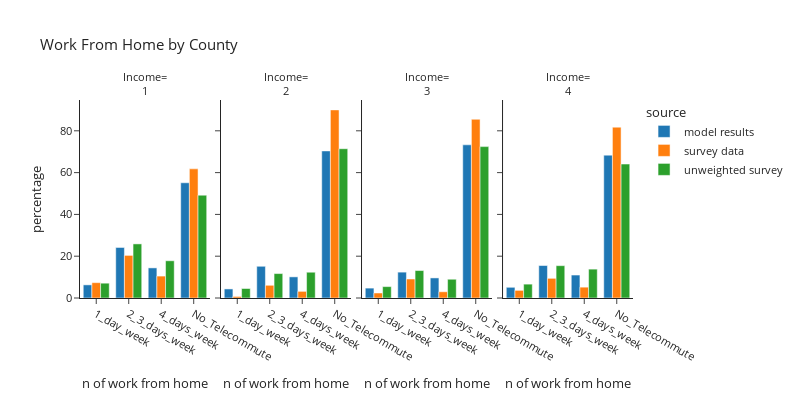

The code cell stored with this chart in its notebook:
### Code cell
plot_segments(per_data,'county_id','County', 'Income')

### Figure 1 — Plotly figure (JSON) as saved in the notebook; plotly's stock layout.template omitted (floating-point values rounded to 4 significant figures)
{"data": [{"alignmentgroup": "True", "hovertemplate": "source=model results<br>county_id=1<br>telecommute_frequency=%{x}<br>percentage=%{y}<extra></extra>", "legendgroup": "model results", "marker": {"color": "#1F77B4", "pattern": {"shape": ""}}, "name": "model results", "offsetgroup": "model results", "orientation": "v", "showlegend": true, "textposition": "auto", "type": "bar", "x": ["1_day_week", "2_3_days_week", "4_days_week", "No_Telecommute"], "xaxis": "x", "y": [6.282, 24.18, 14.41, 55.13], "yaxis": "y"}, {"alignmentgroup": "True", "hovertemplate": "source=model results<br>county_id=2<br>telecommute_frequency=%{x}<br>percentage=%{y}<extra></extra>", "legendgroup": "model results", "marker": {"color": "#1F77B4", "pattern": {"shape": ""}}, "name": "model results", "offsetgroup": "model results", "orientation": "v", "showlegend": false, "textposition": "auto", "type": "bar", "x": ["1_day_week", "2_3_days_week", "4_days_week", "No_Telecommute"], "xaxis": "x2", "y": [4.335, 15.18, 10.11, 70.37], "yaxis": "y2"}, {"alignmentgroup": "True", "hovertemplate": "source=model results<br>county_id=3<br>telecommute_frequency=%{x}<br>percentage=%{y}<extra></extra>", "legendgroup": "model results", "marker": {"color": "#1F77B4", "pattern": {"shape": ""}}, "name": "model results", "offsetgroup": "model results", "orientation": "v", "showlegend": false, "textposition": "auto", "type": "bar", "x": ["1_day_week", "2_3_days_week", "4_days_week", "No_Telecommute"], "xaxis": "x3", "y": [4.734, 12.37, 9.608, 73.29], "yaxis": "y3"}, {"alignmentgroup": "True", "hovertemplate": "source=model results<br>county_id=4<br>telecommute_frequency=%{x}<br>percentage=%{y}<extra></extra>", "legendgroup": "model results", "marker": {"color": "#1F77B4", "pattern": {"shape": ""}}, "name": "model results", "offsetgroup": "model results", "orientation": "v", "showlegend": false, "textposition": "auto", "type": "bar", "x": ["1_day_week", "2_3_days_week", "4_days_week", "No_Telecommute"], "xaxis": "x4", "y": [5.119, 15.54, 10.99, 68.36], "yaxis": "y4"}, {"alignmentgroup": "True", "hovertemplate": "source=survey data<br>county_id=1<br>telecommute_frequency=%{x}<br>percentage=%{y}<extra></extra>", "legendgroup": "survey data", "marker": {"color": "#FF7F0E", "pattern": {"shape": ""}}, "name": "survey data", "offsetgroup": "survey data", "orientation": "v", "showlegend": true, "textposition": "auto", "type": "bar", "x": ["1_day_week", "2_3_days_week", "4_days_week", "No_Telecommute"], "xaxis": "x", "y": [7.338, 20.38, 10.49, 61.79], "yaxis": "y"}, {"alignmentgroup": "True", "hovertemplate": "source=survey data<br>county_id=2<br>telecommute_frequency=%{x}<br>percentage=%{y}<extra></extra>", "legendgroup": "survey data", "marker": {"color": "#FF7F0E", "pattern": {"shape": ""}}, "name": "survey data", "offsetgroup": "survey data", "orientation": "v", "showlegend": false, "textposition": "auto", "type": "bar", "x": ["1_day_week", "2_3_days_week", "4_days_week", "No_Telecommute"], "xaxis": "x2", "y": [0.7348, 6.08, 3.179, 90.01], "yaxis": "y2"}, {"alignmentgroup": "True", "hovertemplate": "source=survey data<br>county_id=3<br>telecommute_frequency=%{x}<br>percentage=%{y}<extra></extra>", "legendgroup": "survey data", "marker": {"color": "#FF7F0E", "pattern": {"shape": ""}}, "name": "survey data", "offsetgroup": "survey data", "orientation": "v", "showlegend": false, "textposition": "auto", "type": "bar", "x": ["1_day_week", "2_3_days_week", "4_days_week", "No_Telecommute"], "xaxis": "x3", "y": [2.397, 9.098, 2.984, 85.52], "yaxis": "y3"}, {"alignmentgroup": "True", "hovertemplate": "source=survey data<br>county_id=4<br>telecommute_frequency=%{x}<br>percentage=%{y}<extra></extra>", "legendgroup": "survey data", "marker": {"color": "#FF7F0E", "pattern": {"shape": ""}}, "name": "survey data", "offsetgroup": "survey data", "orientation": "v", "showlegend": false, "textposition": "auto", "type": "bar", "x": ["1_day_week", "2_3_days_week", "4_days_week", "No_Telecommute"], "xaxis": "x4", "y": [3.65, 9.414, 5.187, 81.75], "yaxis": "y4"}, {"alignmentgroup": "True", "hovertemplate": "source=unweighted survey<br>county_id=1<br>telecommute_frequency=%{x}<br>percentage=%{y}<extra></extra>", "legendgroup": "unweighted survey", "marker": {"color": "#2CA02C", "pattern": {"shape": ""}}, "name": "unweighted survey", "offsetgroup": "unweighted survey", "orientation": "v", "showlegend": true, "textposition": "auto", "type": "bar", "x": ["1_day_week", "2_3_days_week", "4_days_week", "No_Telecommute"], "xaxis": "x", "y": [7.092, 25.89, 17.82, 49.2], "yaxis": "y"}, {"alignmentgroup": "True", "hovertemplate": "source=unweighted survey<br>county_id=2<br>telecommute_frequency=%{x}<br>percentage=%{y}<extra></extra>", "legendgroup": "unweighted survey", "marker": {"color": "#2CA02C", "pattern": {"shape": ""}}, "name": "unweighted survey", "offsetgroup": "unweighted survey", "orientation": "v", "showlegend": false, "textposition": "auto", "type": "bar", "x": ["1_day_week", "2_3_days_week", "4_days_week", "No_Telecommute"], "xaxis": "x2", "y": [4.545, 11.69, 12.34, 71.43], "yaxis": "y2"}, {"alignmentgroup": "True", "hovertemplate": "source=unweighted survey<br>county_id=3<br>telecommute_frequency=%{x}<br>percentage=%{y}<extra></extra>", "legendgroup": "unweighted survey", "marker": {"color": "#2CA02C", "pattern": {"shape": ""}}, "name": "unweighted survey", "offsetgroup": "unweighted survey", "orientation": "v", "showlegend": false, "textposition": "auto", "type": "bar", "x": ["1_day_week", "2_3_days_week", "4_days_week", "No_Telecommute"], "xaxis": "x3", "y": [5.449, 13.14, 8.974, 72.44], "yaxis": "y3"}, {"alignmentgroup": "True", "hovertemplate": "source=unweighted survey<br>county_id=4<br>telecommute_frequency=%{x}<br>percentage=%{y}<extra></extra>", "legendgroup": "unweighted survey", "marker": {"color": "#2CA02C", "pattern": {"shape": ""}}, "name": "unweighted survey", "offsetgroup": "unweighted survey", "orientation": "v", "showlegend": false, "textposition": "auto", "type": "bar", "x": ["1_day_week", "2_3_days_week", "4_days_week", "No_Telecommute"], "xaxis": "x4", "y": [6.63, 15.47, 13.81, 64.09], "yaxis": "y4"}], "layout": {"annotations": [{"font": {}, "showarrow": false, "text": "Income=<br>1", "x": 0.1175, "xanchor": "center", "xref": "paper", "y": 1.0, "yanchor": "bottom", "yref": "paper"}, {"font": {}, "showarrow": false, "text": "Income=<br>2", "x": 0.3725, "xanchor": "center", "xref": "paper", "y": 1.0, "yanchor": "bottom", "yref": "paper"}, {"font": {}, "showarrow": false, "text": "Income=<br>3", "x": 0.6275, "xanchor": "center", "xref": "paper", "y": 1.0, "yanchor": "bottom", "yref": "paper"}, {"font": {}, "showarrow": false, "text": "Income=<br>4", "x": 0.8825, "xanchor": "center", "xref": "paper", "y": 1.0, "yanchor": "bottom", "yref": "paper"}], "barmode": "group", "font": {"size": 11}, "height": 400, "legend": {"title": {"text": "source"}, "tracegroupgap": 0}, "title": {"text": "Work From Home by County"}, "width": 800, "xaxis": {"anchor": "y", "domain": [0.0, 0.235], "title": {"text": "n of work from home"}}, "xaxis2": {"anchor": "y2", "domain": [0.255, 0.49], "matches": "x", "title": {"text": "n of work from home"}}, "xaxis3": {"anchor": "y3", "domain": [0.51, 0.745], "matches": "x", "title": {"text": "n of work from home"}}, "xaxis4": {"anchor": "y4", "domain": [0.765, 1.0], "matches": "x", "title": {"text": "n of work from home"}}, "yaxis": {"anchor": "x", "domain": [0.0, 1.0], "title": {"text": "percentage"}}, "yaxis2": {"anchor": "x2", "domain": [0.0, 1.0], "matches": "y", "showticklabels": false}, "yaxis3": {"anchor": "x3", "domain": [0.0, 1.0], "matches": "y", "showticklabels": false}, "yaxis4": {"anchor": "x4", "domain": [0.0, 1.0], "matches": "y", "showticklabels": false}}}
